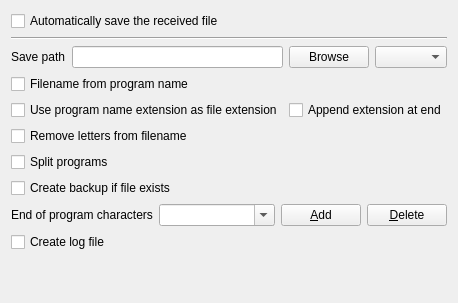
     <widget class="QWidget" name="autoSaveTab">
      <attribute name="title">
       <string>Autosave</string>
      </attribute>
      <layout class="QVBoxLayout" name="verticalLayout_3">
       <item>
        <layout class="QHBoxLayout" name="horizontalLayout_4">
         <item>
          <widget class="QCheckBox" name="autoSaveCheckBox">
           <property name="toolTip">
            <string>Automatically save the received file.
If the file name has not been automatically detected, the file name will be the current date and time.</string>
           </property>
           <property name="text">
            <string>Automatically save the received file</string>
           </property>
           <property name="checked">
            <bool>false</bool>
           </property>
          </widget>
         </item>
        </layout>
       </item>
       <item>
        <widget class="Line" name="line">
         <property name="orientation">
          <enum>Qt::Horizontal</enum>
         </property>
        </widget>
       </item>
       <item>
        <layout class="QGridLayout" name="gridLayout_6">
         <item row="1" column="0">
          <widget class="QLabel" name="label">
           <property name="text">
            <string>Save path</string>
           </property>
          </widget>
         </item>
         <item row="1" column="1">
          <widget class="QLineEdit" name="savePathLineEdit">
           <property name="text">
            <string/>
           </property>
           <property name="readOnly">
            <bool>true</bool>
           </property>
          </widget>
         </item>
         <item row="1" column="2">
          <widget class="QPushButton" name="browse1PushButton">
           <property name="toolTip">
            <string>Browse for save path</string>
           </property>
           <property name="text">
            <string>Browse</string>
           </property>
           <property name="icon">
            <iconset resource="application.qrc">
             <normaloff>:/images/browse.png</normaloff>:/images/browse.png</iconset>
           </property>
          </widget>
         </item>
         <item row="1" column="3">
          <widget class="QComboBox" name="saveExtComboBox">
           <property name="toolTip">
            <string>Extension of saved file</string>
           </property>
           <property name="editable">
            <bool>false</bool>
           </property>
           <property name="currentText">
            <string/>
           </property>
           <property name="duplicatesEnabled">
            <bool>false</bool>
           </property>
          </widget>
         </item>
        </layout>
       </item>
       <item>
        <layout class="QGridLayout" name="gridLayout_10">
         <item row="4" column="0">
          <widget class="QCheckBox" name="renameCheckBox">
           <property name="toolTip">
            <string>If save path will already contain a file, old file will be renamed to *.bak</string>
           </property>
           <property name="text">
            <string>Create backup if file exists</string>
           </property>
          </widget>
         </item>
         <item row="0" column="0">
          <widget class="QCheckBox" name="detectFormFileNameCheckBox">
           <property name="toolTip">
            <string>If checked, filename of program to save will be taken from program name eg O0051, :1246, %MPF456, %_N_PR25475002_MPF, $O0004.MIN%...
Otherwise, the text of the first comment in the program will be used</string>
           </property>
           <property name="text">
            <string>Filename from program name</string>
           </property>
          </widget>
         </item>
         <item row="1" column="0">
          <layout class="QHBoxLayout" name="horizontalLayout_2">
           <item>
            <widget class="QCheckBox" name="useAsExtCheckBox">
             <property name="toolTip">
              <string>If detected file name contains &quot;extension&quot; (eg MPF in %_N_PR25475002_MPF, MIN in $O0004.MIN% or MPF in  %MPF456...) it will be used as extension of saved file. Setting file extension will be ignored.</string>
             </property>
             <property name="text">
              <string>Use program name extension as file extension</string>
             </property>
             <property name="autoExclusive">
              <bool>false</bool>
             </property>
            </widget>
           </item>
           <item>
            <widget class="QCheckBox" name="appendExtCheckBox">
             <property name="toolTip">
              <string>If detected file name contains &quot;extension&quot; (eg MPF in %_N_PR25475002_MPF, MIN in $O0004.MIN% or MPF in  %MPF456...) it will be used as part of filename. At end of the filename after character '_'  (eg O0004_MIN.nc)  
Choosen file extension will be used.</string>
             </property>
             <property name="text">
              <string>Append extension at end</string>
             </property>
             <property name="autoExclusive">
              <bool>false</bool>
             </property>
            </widget>
           </item>
          </layout>
         </item>
         <item row="3" column="0">
          <widget class="QCheckBox" name="splitProgramsCheckBox">
           <property name="toolTip">
            <string>If received data will contain more than one CNC program, they will be saved in independent files
This setting can cause data loss if detection of filename fails.</string>
           </property>
           <property name="text">
            <string>Split programs</string>
           </property>
          </widget>
         </item>
         <item row="2" column="0">
          <widget class="QCheckBox" name="removeLettersCheckBox">
           <property name="toolTip">
            <string>Letters in detected filename will be removed (only digits will be left).
If in result filename becomes empty, version with letters will be used.</string>
           </property>
           <property name="text">
            <string>Remove letters from filename</string>
           </property>
          </widget>
         </item>
         <item row="5" column="0">
          <layout class="QGridLayout" name="gridLayout_11">
           <item row="1" column="3">
            <widget class="QPushButton" name="deleteEobButton">
             <property name="text">
              <string>&amp;Delete</string>
             </property>
             <property name="icon">
              <iconset resource="application.qrc">
               <normaloff>:/images/list-remove.png</normaloff>:/images/list-remove.png</iconset>
             </property>
            </widget>
           </item>
           <item row="1" column="1">
            <widget class="QComboBox" name="endOfProgComboBox">
             <property name="sizePolicy">
              <sizepolicy hsizetype="Expanding" vsizetype="Fixed">
               <horstretch>0</horstretch>
               <verstretch>0</verstretch>
              </sizepolicy>
             </property>
             <property name="toolTip">
              <string>&lt;html&gt;&lt;head/&gt;&lt;body&gt;&lt;p&gt;This field contains expression used to find end of received CNC program (end of transmission).&lt;/p&gt;&lt;p&gt;It must contain valid Qt regular expression (QRexExp). See &lt;a href=&quot;http://doc.qt.io/qt-5/qregexp.html&quot;&gt;&lt;span style=&quot; text-decoration: underline; color:#00a489;&quot;&gt;http://doc.qt.io/qt-5/qregexp.html&lt;/span&gt;&lt;/a&gt;&lt;/p&gt;&lt;p&gt;In EdytorNC you can check this expression in function &amp;quot;Clean up&amp;quot;&lt;/p&gt;&lt;/body&gt;&lt;/html&gt;</string>
             </property>
             <property name="editable">
              <bool>true</bool>
             </property>
             <item>
              <property name="text">
               <string/>
              </property>
             </item>
            </widget>
           </item>
           <item row="1" column="0">
            <widget class="QLabel" name="label_11">
             <property name="text">
              <string>End of program characters</string>
             </property>
            </widget>
           </item>
           <item row="1" column="2">
            <widget class="QPushButton" name="addEobButton">
             <property name="toolTip">
              <string>Add to list</string>
             </property>
             <property name="text">
              <string>&amp;Add</string>
             </property>
             <property name="icon">
              <iconset resource="application.qrc">
               <normaloff>:/images/add.png</normaloff>:/images/add.png</iconset>
             </property>
            </widget>
           </item>
          </layout>
         </item>
        </layout>
       </item>
       <item>
        <widget class="QCheckBox" name="logFileCheckBox">
         <property name="toolTip">
          <string>Save debug information to log file:
&quot;Save path&quot; &quot;settings name&quot;_serial_log.txt</string>
         </property>
         <property name="text">
          <string>Create log file</string>
         </property>
        </widget>
       </item>
       <item>
        <spacer name="verticalSpacer_4">
         <property name="orientation">
          <enum>Qt::Vertical</enum>
         </property>
         <property name="sizeHint" stdset="0">
          <size>
           <width>20</width>
           <height>40</height>
          </size>
         </property>
        </spacer>
       </item>
      </layout>
     </widget>
